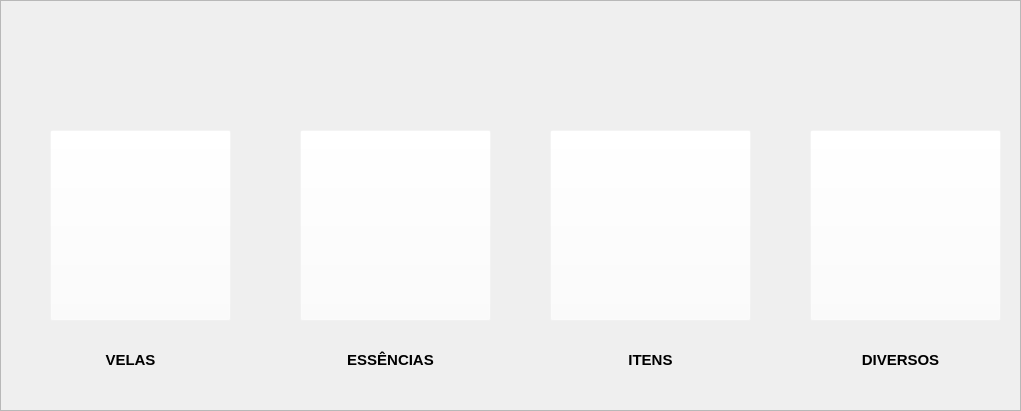
   <widget class="QFrame" name="frame_montar_produtos">
    <property name="geometry">
     <rect>
      <x>0</x>
      <y>170</y>
      <width>1021</width>
      <height>411</height>
     </rect>
    </property>
    <property name="frameShape">
     <enum>QFrame::StyledPanel</enum>
    </property>
    <property name="frameShadow">
     <enum>QFrame::Raised</enum>
    </property>
    <widget class="QPushButton" name="botao_escolher_diversos">
     <property name="geometry">
      <rect>
       <x>810</x>
       <y>130</y>
       <width>191</width>
       <height>191</height>
      </rect>
     </property>
     <property name="styleSheet">
      <string notr="true">background-color: rgba(255, 255, 255, 0.05);</string>
     </property>
     <property name="text">
      <string/>
     </property>
    </widget>
    <widget class="QPushButton" name="botao_montar_itens">
     <property name="geometry">
      <rect>
       <x>550</x>
       <y>130</y>
       <width>201</width>
       <height>191</height>
      </rect>
     </property>
     <property name="styleSheet">
      <string notr="true">background-color: rgba(255, 255, 255, 0.05);</string>
     </property>
     <property name="text">
      <string/>
     </property>
    </widget>
    <widget class="QPushButton" name="botao_montar_essencias">
     <property name="geometry">
      <rect>
       <x>300</x>
       <y>130</y>
       <width>191</width>
       <height>191</height>
      </rect>
     </property>
     <property name="styleSheet">
      <string notr="true">background-color: rgba(255, 255, 255, 0.05);</string>
     </property>
     <property name="text">
      <string/>
     </property>
    </widget>
    <widget class="QLabel" name="icone_montar_velas">
     <property name="geometry">
      <rect>
       <x>80</x>
       <y>140</y>
       <width>131</width>
       <height>181</height>
      </rect>
     </property>
     <property name="text">
      <string/>
     </property>
     <property name="pixmap">
      <pixmap>icone_montar_velas.png</pixmap>
     </property>
     <property name="scaledContents">
      <bool>true</bool>
     </property>
    </widget>
    <widget class="QLabel" name="label">
     <property name="geometry">
      <rect>
       <x>30</x>
       <y>340</y>
       <width>201</width>
       <height>41</height>
      </rect>
     </property>
     <property name="styleSheet">
      <string notr="true">font: 8pt &quot;Quicksand&quot;;
</string>
     </property>
     <property name="text">
      <string>&lt;html&gt;&lt;head/&gt;&lt;body&gt;&lt;p align=&quot;center&quot;&gt;&lt;span style=&quot; font-size:11pt; font-weight:600;&quot;&gt;VELAS&lt;/span&gt;&lt;/p&gt;&lt;/body&gt;&lt;/html&gt;</string>
     </property>
    </widget>
    <widget class="QPushButton" name="botao_montar_velas">
     <property name="geometry">
      <rect>
       <x>50</x>
       <y>130</y>
       <width>181</width>
       <height>191</height>
      </rect>
     </property>
     <property name="styleSheet">
      <string notr="true">background-color: rgba(255, 255, 255, 0.05);</string>
     </property>
     <property name="text">
      <string/>
     </property>
    </widget>
    <widget class="QLabel" name="label_16">
     <property name="geometry">
      <rect>
       <x>290</x>
       <y>340</y>
       <width>201</width>
       <height>41</height>
      </rect>
     </property>
     <property name="styleSheet">
      <string notr="true">font: 8pt &quot;Quicksand&quot;;
</string>
     </property>
     <property name="text">
      <string>&lt;html&gt;&lt;head/&gt;&lt;body&gt;&lt;p align=&quot;center&quot;&gt;&lt;span style=&quot; font-size:11pt; font-weight:600;&quot;&gt;ESSÊNCIAS&lt;/span&gt;&lt;/p&gt;&lt;/body&gt;&lt;/html&gt;</string>
     </property>
    </widget>
    <widget class="QLabel" name="icone_montar_essencias">
     <property name="geometry">
      <rect>
       <x>320</x>
       <y>150</y>
       <width>151</width>
       <height>161</height>
      </rect>
     </property>
     <property name="text">
      <string/>
     </property>
     <property name="pixmap">
      <pixmap>icone_montar_essencias.png</pixmap>
     </property>
     <property name="scaledContents">
      <bool>true</bool>
     </property>
    </widget>
    <widget class="QLabel" name="icone_montar_itens">
     <property name="geometry">
      <rect>
       <x>560</x>
       <y>140</y>
       <width>181</width>
       <height>171</height>
      </rect>
     </property>
     <property name="text">
      <string/>
     </property>
     <property name="pixmap">
      <pixmap>icone_montar_itens.png</pixmap>
     </property>
     <property name="scaledContents">
      <bool>true</bool>
     </property>
    </widget>
    <widget class="QLabel" name="label_18">
     <property name="geometry">
      <rect>
       <x>550</x>
       <y>340</y>
       <width>201</width>
       <height>41</height>
      </rect>
     </property>
     <property name="styleSheet">
      <string notr="true">font: 8pt &quot;Quicksand&quot;;
</string>
     </property>
     <property name="text">
      <string>&lt;html&gt;&lt;head/&gt;&lt;body&gt;&lt;p align=&quot;center&quot;&gt;&lt;span style=&quot; font-size:11pt; font-weight:600;&quot;&gt;ITENS&lt;/span&gt;&lt;/p&gt;&lt;/body&gt;&lt;/html&gt;</string>
     </property>
    </widget>
    <widget class="QLabel" name="icone_escolher_diversos">
     <property name="geometry">
      <rect>
       <x>820</x>
       <y>140</y>
       <width>171</width>
       <height>171</height>
      </rect>
     </property>
     <property name="text">
      <string/>
     </property>
     <property name="pixmap">
      <pixmap>icone_diversos.png</pixmap>
     </property>
     <property name="scaledContents">
      <bool>true</bool>
     </property>
    </widget>
    <widget class="QLabel" name="label_20">
     <property name="geometry">
      <rect>
       <x>800</x>
       <y>340</y>
       <width>201</width>
       <height>41</height>
      </rect>
     </property>
     <property name="styleSheet">
      <string notr="true">font: 8pt &quot;Quicksand&quot;;
</string>
     </property>
     <property name="text">
      <string>&lt;html&gt;&lt;head/&gt;&lt;body&gt;&lt;p align=&quot;center&quot;&gt;&lt;span style=&quot; font-size:11pt; font-weight:600;&quot;&gt;DIVERSOS&lt;/span&gt;&lt;/p&gt;&lt;/body&gt;&lt;/html&gt;</string>
     </property>
    </widget>
    <zorder>icone_montar_itens</zorder>
    <zorder>icone_montar_essencias</zorder>
    <zorder>botao_montar_itens</zorder>
    <zorder>botao_montar_essencias</zorder>
    <zorder>icone_montar_velas</zorder>
    <zorder>label</zorder>
    <zorder>botao_montar_velas</zorder>
    <zorder>label_16</zorder>
    <zorder>label_18</zorder>
    <zorder>icone_escolher_diversos</zorder>
    <zorder>botao_escolher_diversos</zorder>
    <zorder>label_20</zorder>
   </widget>
